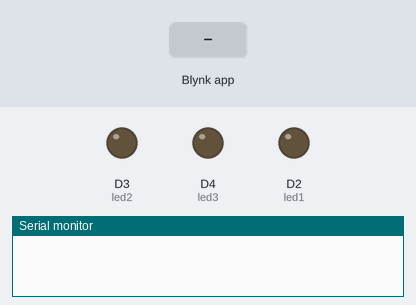
Simulated run of this sketch. Board: ESP8266 (NodeMCU). Shown: output pins drawn as LEDs (lit = HIGH), the last lines printed to the serial monitor. Inputs (shaded band) come from the test bench. WiFi joins after 1.5 s; servers stay silent unless stated.

Above: at 3.0 s.
3.1 s: Blynk app writes 1 to V1
At 3.4 s:
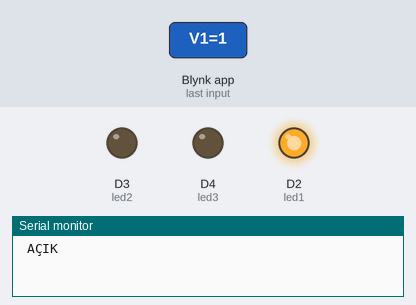
At 8.4 s:
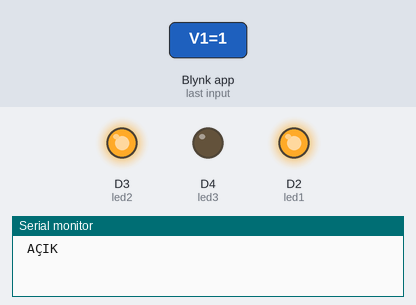
Timing chart, 0 to 14.6 s (numbered marks = the images above; inputs shaded):
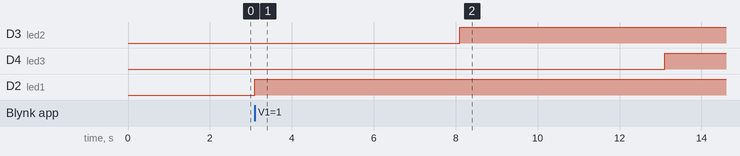

The sketch:

Saka_Devresi.ino
```cpp
#define BLYNK_PRINT Serial

#include <ESP8266WiFi.h>
#include <BlynkSimpleEsp8266.h>

#define led1 D2
#define led2 D3
#define led3 D4

char auth[] = "5_KvnaikjnzynTFipL71jxyK2N1z9lBe";
char ssid[] = "Dsmart_129";
char pass[] = "70866187";

BLYNK_WRITE(V1) {
  int pinValue = param.asInt();

  if (pinValue==1){
    Serial.println(" AÇIK");
    digitalWrite(led1,HIGH);
    delay(5000);
    digitalWrite(led2,HIGH);
    delay(5000);
    digitalWrite(led3,HIGH);
    delay(5000);
    }

  else {
      Serial.println(" KAPALI");
      digitalWrite(led1,LOW);
      digitalWrite(led2,LOW);
      digitalWrite(led3,LOW);
    }
}

void setup() {
  Serial.begin(115200);
  pinMode(D2, OUTPUT);
  pinMode(D3, OUTPUT);
  pinMode(D4, OUTPUT);
  Blynk.begin(auth, ssid, pass);
}
void loop() {
  Blynk.run();
}
```

Measured:
- after the input at 3.1 s, D3 (led2): LOW → HIGH after 5.0 s; D4 (led3): LOW → HIGH after 10.0 s; D2 (led1): LOW → HIGH at once
